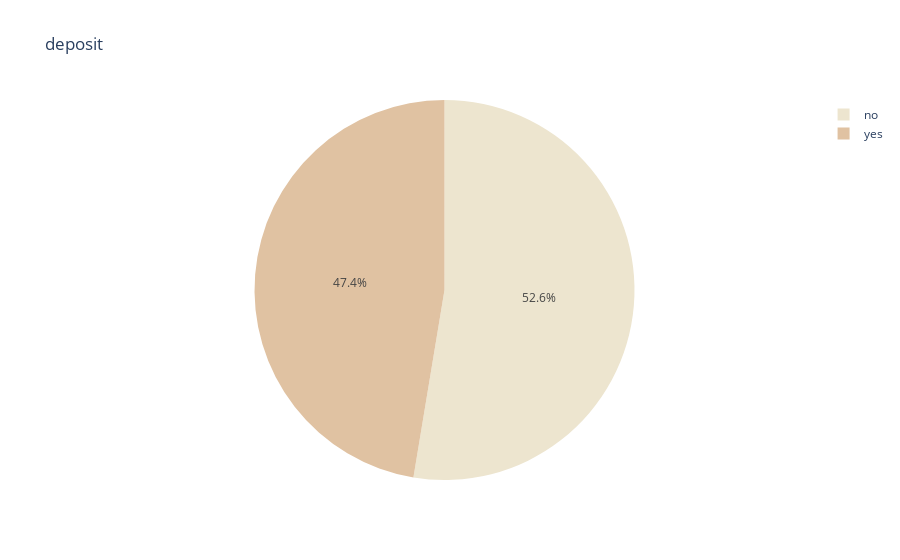

Here is the notebook cell this chart was saved with:
### Markdown cell above
DEPOSIT:

### Code cell
fig = px.pie(data, values=np.ones(11162), names='deposit', title='deposit',color_discrete_sequence=px.colors.sequential.Brwnyl)
fig.show()

### Figure 1 — Plotly figure (JSON) as saved in the notebook; plotly's stock layout.template omitted (floating-point values rounded to 4 significant figures; data arrays with more than 128 entries replaced by an {"elided": "..."} marker saying what was removed)
{"data": [{"domain": {"x": [0, 1], "y": [0, 1]}, "hovertemplate": "deposit=%{label}<br>value=%{value}<extra></extra>", "labels": {"elided": "11162 str values"}, "legendgroup": "", "name": "", "showlegend": true, "type": "pie", "values": {"elided": "11162 int values"}}], "layout": {"legend": {"tracegroupgap": 0}, "piecolorway": ["rgb(237, 229, 207)", "rgb(224, 194, 162)", "rgb(211, 156, 131)", "rgb(193, 118, 111)", "rgb(166, 84, 97)", "rgb(129, 55, 83)", "rgb(84, 31, 63)"], "title": {"text": "deposit"}}}
